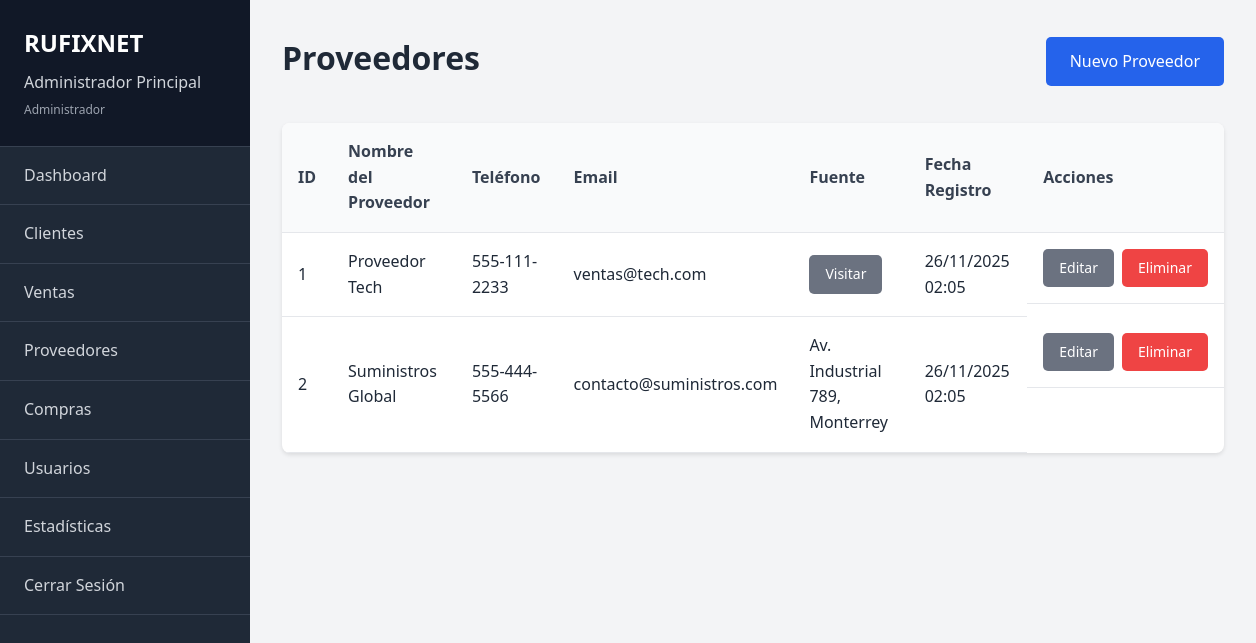
The page /modules/proveedores/index.php (signed in) on the database its author committed.
### tables this page shows
CREATE TABLE proveedores (
    id INT AUTO_INCREMENT PRIMARY KEY,
    nombre_proveedor VARCHAR(255) NOT NULL,
    telefono VARCHAR(20),
    email VARCHAR(100),
    fuente TEXT,
    fecha_creacion TIMESTAMP DEFAULT CURRENT_TIMESTAMP,
    usuario_creacion INT,
    FOREIGN KEY (usuario_creacion) REFERENCES usuarios(id) ON DELETE SET NULL
);

### includes/config.php (called while the page is built, shortened)
<?php
function formatDate($date) {
    return date('d/m/Y H:i', strtotime($date));
}
?>

### modules/proveedores/index.php (the view, shortened to what this page needs)
<?php
include '../../includes/config.php';
include '../../includes/header.php';
include '../../includes/sidebar.php';
$sql = "SELECT p.*, u.nombre as usuario_creador
        FROM proveedores p
        LEFT JOIN usuarios u ON p.usuario_creacion = u.id
        ORDER BY p.fecha_creacion DESC";
$proveedores = $pdo->query($sql)->fetchAll();
?>
<main class="main-content">
    <div class="content-header">
        <h1>Proveedores</h1>
        <div class="header-actions">
            <a href="crear.php" class="btn btn-primary">Nuevo Proveedor</a>
        </div>
    </div>
    <div class="table-container">
        <?php if (empty($proveedores)): ?>
            <div class="empty-state">
                <div class="empty-state-icon">🏢</div>
                <h3>No hay proveedores registrados</h3>
                <p>Comienza agregando tu primer proveedor.</p>
                <a href="crear.php" class="btn btn-primary">Agregar Proveedor</a>
            </div>
        <?php else: ?>
            <table class="data-table">
                <thead>
                    <tr>
                        <th>ID</th>
                        <th>Nombre del Proveedor</th>
                        <th>Teléfono</th>
                        <th>Email</th>
                        <th>Fuente</th>
                        <th>Fecha Registro</th>
                        <th>Acciones</th>
                    </tr>
                </thead>
                <tbody>
                    <?php foreach ($proveedores as $proveedor): ?>
                    <tr>
                        <td><?php echo $proveedor['id']; ?></td>
                        <td><?php echo htmlspecialchars($proveedor['nombre_proveedor']); ?></td>
                        <td><?php echo htmlspecialchars($proveedor['telefono']); ?></td>
                        <td><?php echo htmlspecialchars($proveedor['email']); ?></td>
                        <td>
                            <?php if (filter_var($proveedor['fuente'], FILTER_VALIDATE_URL)): ?>
                                <a href="<?php echo htmlspecialchars($proveedor['fuente']); ?>" target="_blank" class="btn btn-sm btn-secondary">Visitar</a>
                            <?php else: ?>
                                <?php echo htmlspecialchars($proveedor['fuente']); ?>
                            <?php endif; ?>
                        </td>
                        <td><?php echo formatDate($proveedor['fecha_creacion']); ?></td>
                        <td class="actions">
                            <a href="editar.php?id=<?php echo $proveedor['id']; ?>" class="btn btn-sm btn-secondary">Editar</a>
                            <a href="index.php?delete_id=<?php echo $proveedor['id']; ?>" class="btn btn-sm btn-danger" onclick="return confirm('¿Estás seguro de eliminar este proveedor?')">Eliminar</a>
                        </td>
                    </tr>
                    <?php endforeach; ?>
                </tbody>
            </table>
        <?php endif; ?>
    </div>
</main>
<?php include '../../includes/footer.php'; ?>

### css/style.css (style rules this page uses)
:root { --primary-blue: #2563eb; --dark-blue: #1e40af; --light-blue: #dbeafe; --white: #ffffff; --gray-50: #f9fafb; --gray-100: #f3f4f6; --gray-200: #e5e7eb; --gray-300: #d1d5db; --gray-400: #9ca3af; --gray-500: #6b7280; --gray-600: #4b5563; --gray-700: #374151; --gray-800: #1f2937; --gray-900: #111827; --success: #10b981; --warning: #f59e0b; --error: #ef4444; }
* { margin: 0; padding: 0; box-sizing: border-box; }
body { font-family: 'Segoe UI', Tahoma, Geneva, Verdana, sans-serif; background-color: var(--gray-100); color: var(--gray-800); line-height: 1.6; }
.btn { display: inline-block; padding: 0.75rem 1.5rem; border: none; border-radius: 5px; font-size: 1rem; font-weight: 500; cursor: pointer; transition: all 0.3s; text-decoration: none; text-align: center; font-family: inherit; }
.btn-primary { background-color: var(--primary-blue); color: var(--white); }
.btn-secondary { background-color: var(--gray-500); color: var(--white); }
.btn-danger { background-color: var(--error); color: var(--white); }
.btn-sm { padding: 0.5rem 1rem; font-size: 0.875rem; }
.main-content { flex: 1; margin-left: 250px; padding: 2rem; transition: margin-left 0.3s; }
.content-header { display: flex; justify-content: between; align-items: center; margin-bottom: 2rem; flex-wrap: wrap; gap: 1rem; }
.content-header h1 { color: var(--gray-800); margin-bottom: 0.5rem; flex: 1; }
.header-actions { display: flex; gap: 1rem; }
.table-container { background: var(--white); border-radius: 8px; box-shadow: 0 2px 4px rgba(0, 0, 0, 0.1); overflow: hidden; }
.data-table { width: 100%; border-collapse: collapse; }
.data-table th, .data-table td { padding: 1rem; text-align: left; border-bottom: 1px solid var(--gray-200); }
.data-table th { background-color: var(--gray-50); font-weight: 600; color: var(--gray-700); }
.data-table .actions { display: flex; gap: 0.5rem; }

### rows shown on the page
proveedores: id "1", nombre_proveedor "Proveedor Tech", telefono "555-111-2233", email "ventas@tech.com", fecha_creacion "26/11/2025 02:05"
proveedores: id "2", nombre_proveedor "Suministros Global", telefono "555-444-5566", email "contacto@suministros.com", fuente "Av. Industrial 789, Monterrey", fecha_creacion "26/11/2025 02:05"

### other values the page prints
$_SESSION['user_name'] "Administrador Principal"
getRoleName($_SESSION['user_role']) "Administrador"
